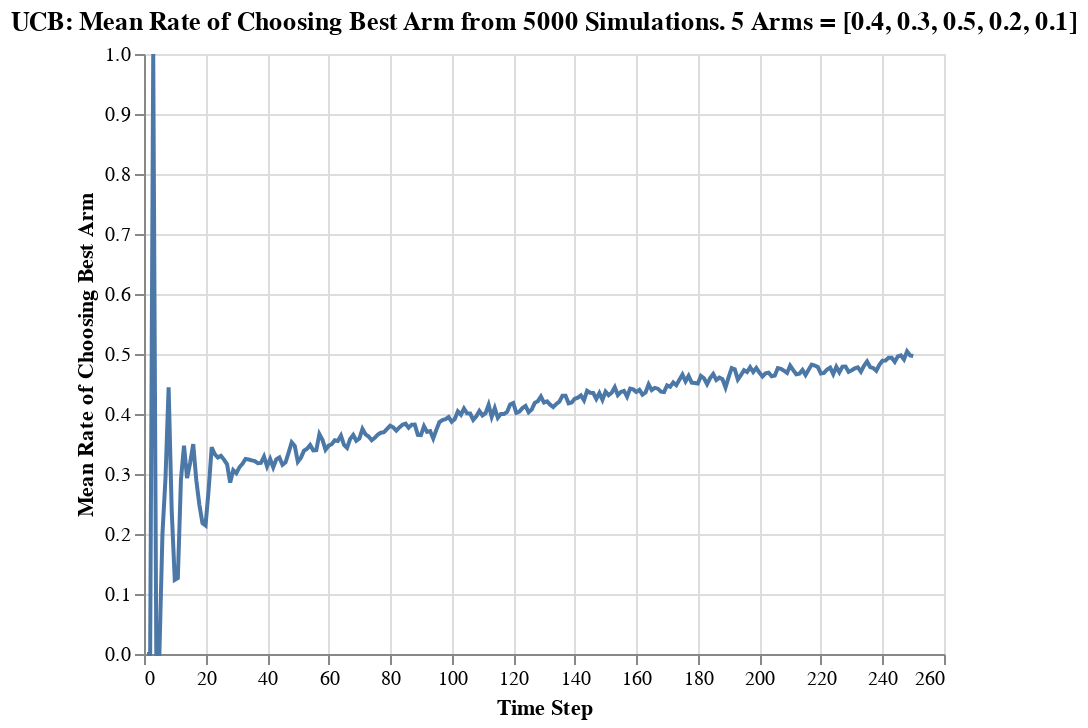

Here is the notebook cell this chart was saved with:
### Code cell
alt.Chart(df_chose_correctly).mark_line().encode(
    alt.X("step:Q", title = "Time Step"),
    alt.Y("chose_correct:Q", title = "Mean Rate of Choosing Best Arm", scale = alt.Scale(domain = [0, 1])),
).properties(
    title = "UCB: Mean Rate of Choosing Best Arm from 5000 Simulations. 5 Arms = [0.4, 0.3, 0.5, 0.2, 0.1]",
)

### Figure 1 — Vega-Lite specification as saved in the notebook (floating-point values rounded to 4 significant figures; data arrays with more than 128 entries replaced by an {"elided": "..."} marker saying what was removed)
{"config": {"view": {"continuousWidth": 400, "continuousHeight": 300}}, "data": {"name": "data-ed87bcca323c859cfb2dea1ec8a40e2b"}, "mark": "line", "encoding": {"x": {"type": "quantitative", "field": "step", "title": "Time Step"}, "y": {"type": "quantitative", "field": "chose_correct", "scale": {"domain": [0, 1]}, "title": "Mean Rate of Choosing Best Arm"}}, "title": "UCB: Mean Rate of Choosing Best Arm from 5000 Simulations. 5 Arms = [0.4, 0.3, 0.5, 0.2, 0.1]", "$schema": "https://vega.github.io/schema/vega-lite/v4.8.1.json", "datasets": {"data-ed87bcca323c859cfb2dea1ec8a40e2b": {"elided": "250 records"}}}
